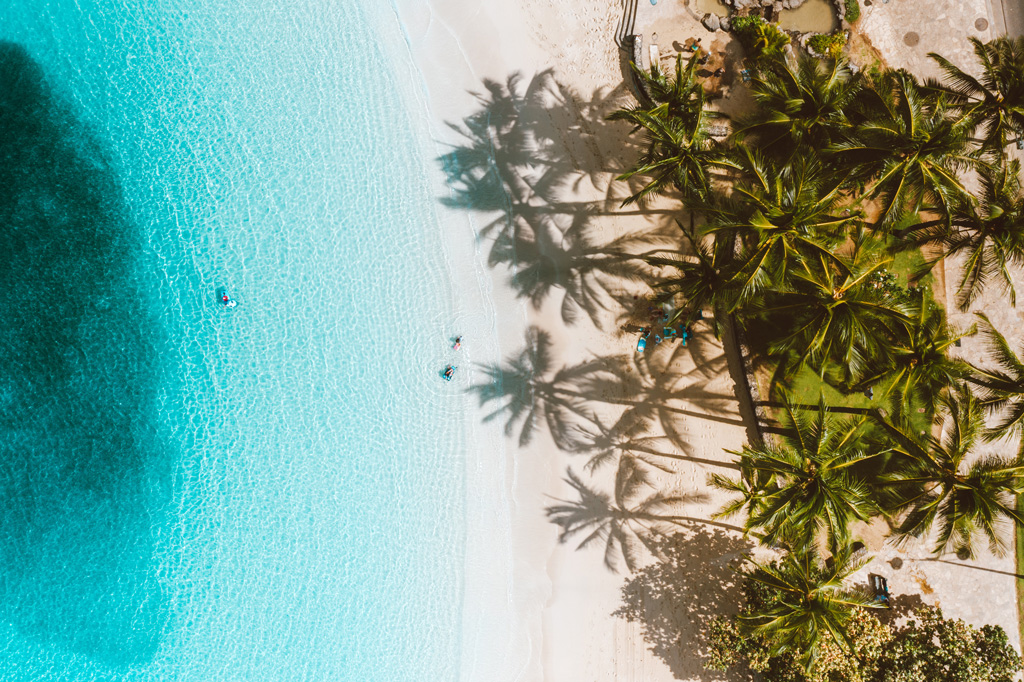
#> input picture assets/beach.jpg, 1024 x 682 px
$ python -i computervisionprograms.py   (imports and definitions only)
#> lines starting #> are read from the running program, lines starting #| are printed output that depends on the picture; after the words box and inside, x2 and y2 are one past the last pixel; in counts of white or black regions, pixels touching at a corner belong together
#> further down, picture is the input picture: shape (682, 1024, 3); mean B, G, R 142.7, 158.1, 125.8
import cv2


def camera(frame):
    return frame


def edge_detection(frame):
    return cv2.Canny(frame, 100, 300)


def cartoon(frame):
    gray = cv2.cvtColor(frame, cv2.COLOR_BGR2GRAY)
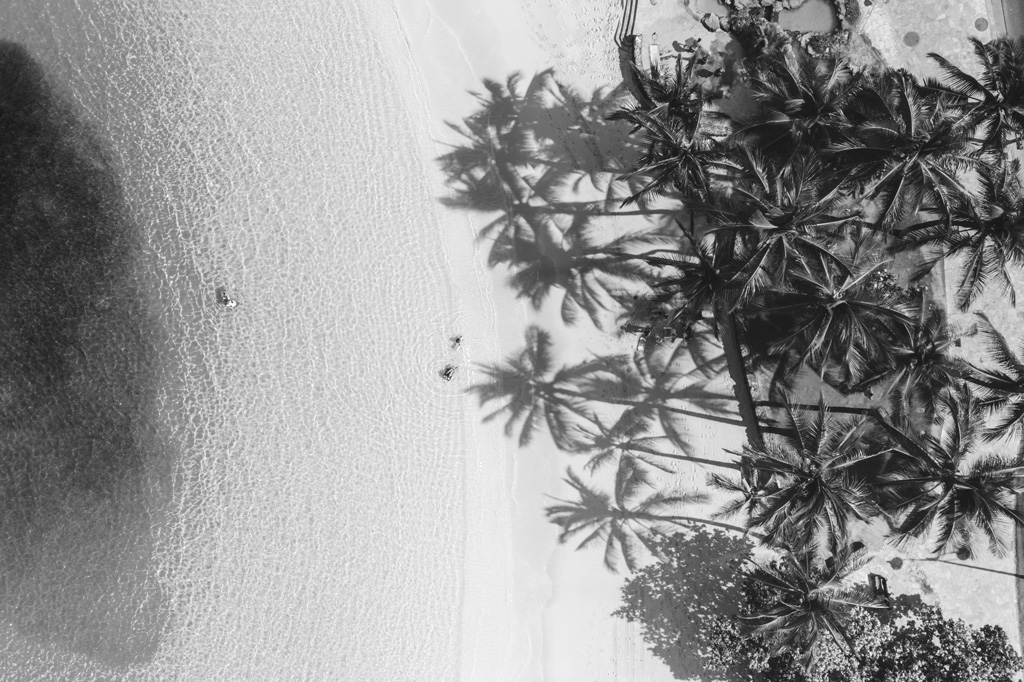
#> gray: shape (682, 1024); min 16, max 255, mean 146.7
    gray = cv2.medianBlur(gray, 5)

    edges = cv2.adaptiveThreshold(gray, 255, cv2.ADAPTIVE_THRESH_MEAN_C, cv2.THRESH_BINARY, 9, 9)
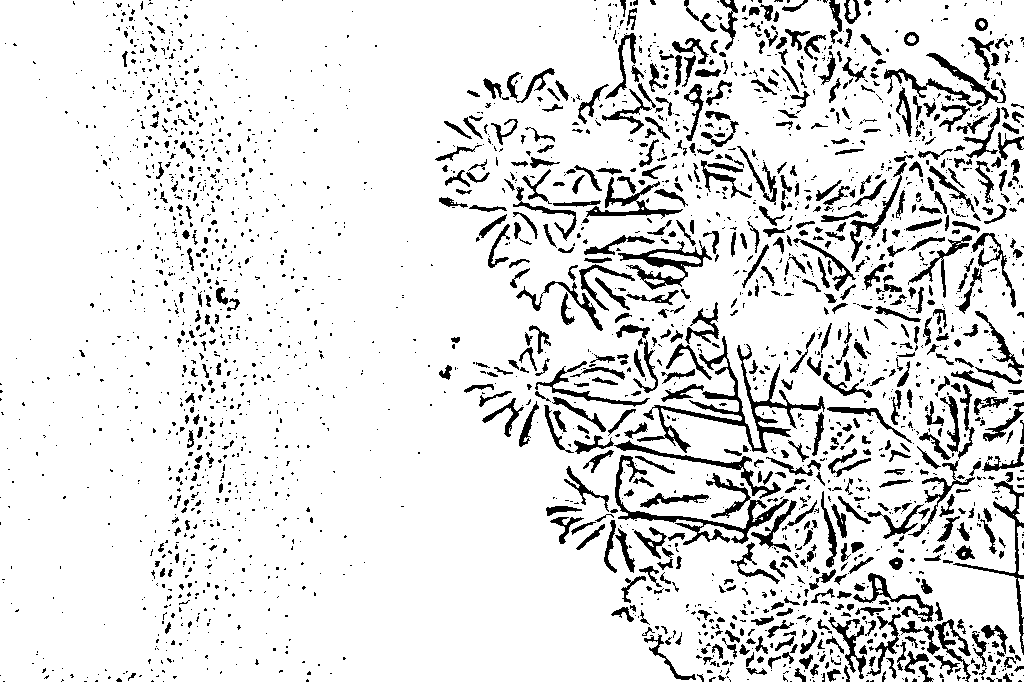
#> edges: shape (682, 1024); 88.2% white; 2604 black regions (1938 under 20 px), largest, box (x1, y1, x2, y2) and area: (637, 336, 825, 453) 3078, (615, 455, 789, 545) 2332, (618, 240, 712, 290) 1238
    color = cv2.bilateralFilter(frame, 9, 300, 300)
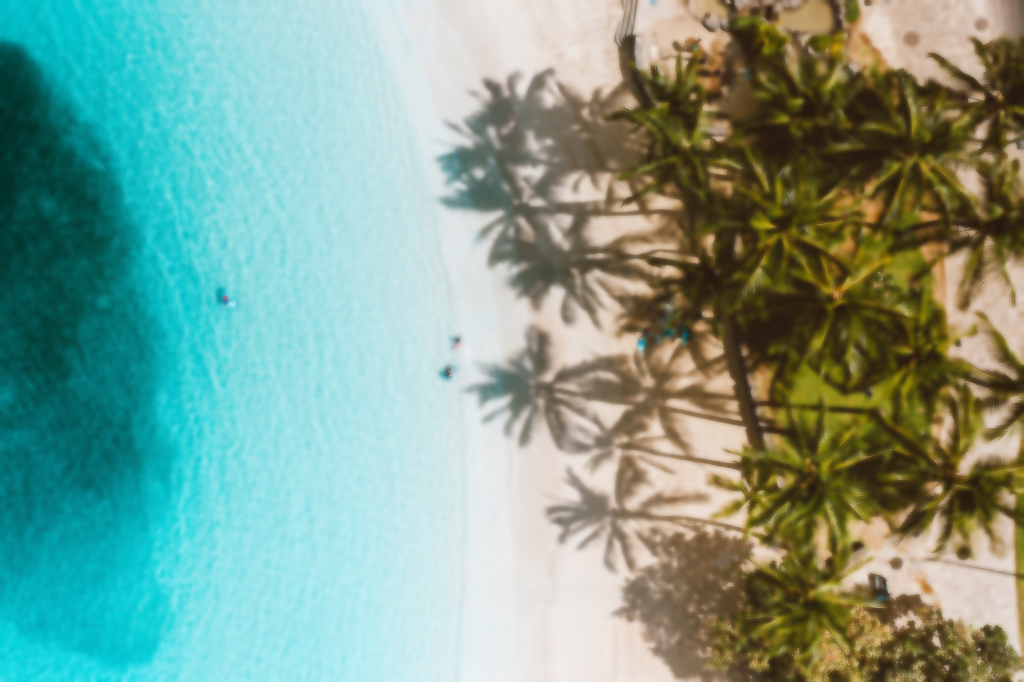
#> color: shape (682, 1024, 3); mean B, G, R 142.6, 158, 125.6

    cartoon = cv2.bitwise_and(color, color, mask=edges)
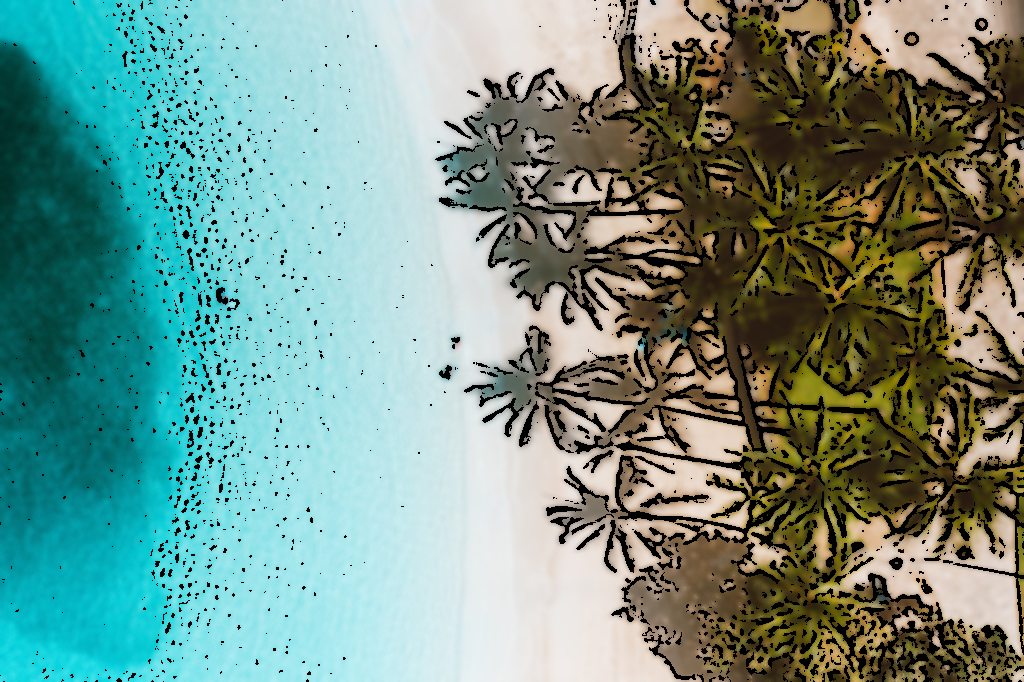
#> cartoon: shape (682, 1024, 3); mean B, G, R 134.3, 145.8, 113.1

    return cartoon

>>> import cv2
>>> picture = cv2.imread('../assets/beach.jpg')
>>> result = cartoon(picture)

$ run again, on assets/mountains.jpg
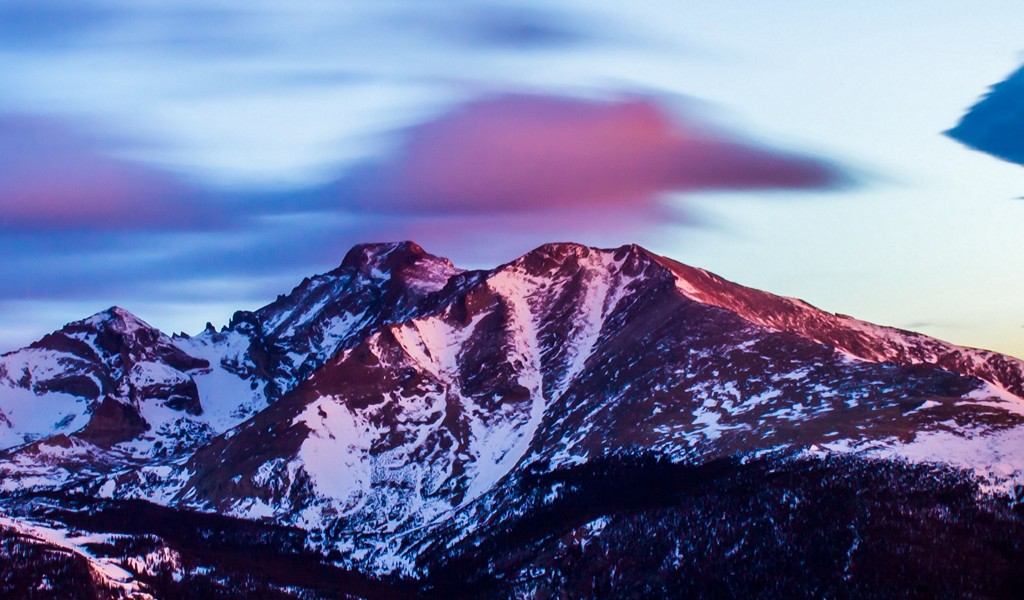
#> input picture assets/mountains.jpg, 1024 x 600 px
#> picture is the input picture: shape (600, 1024, 3); mean B, G, R 160, 117.6, 113.2
#> in cartoon, `edges = cv2.adaptiveThreshold(gray, 255, cv2.ADAPTIVE_THRESH_MEAN_C, c..`:
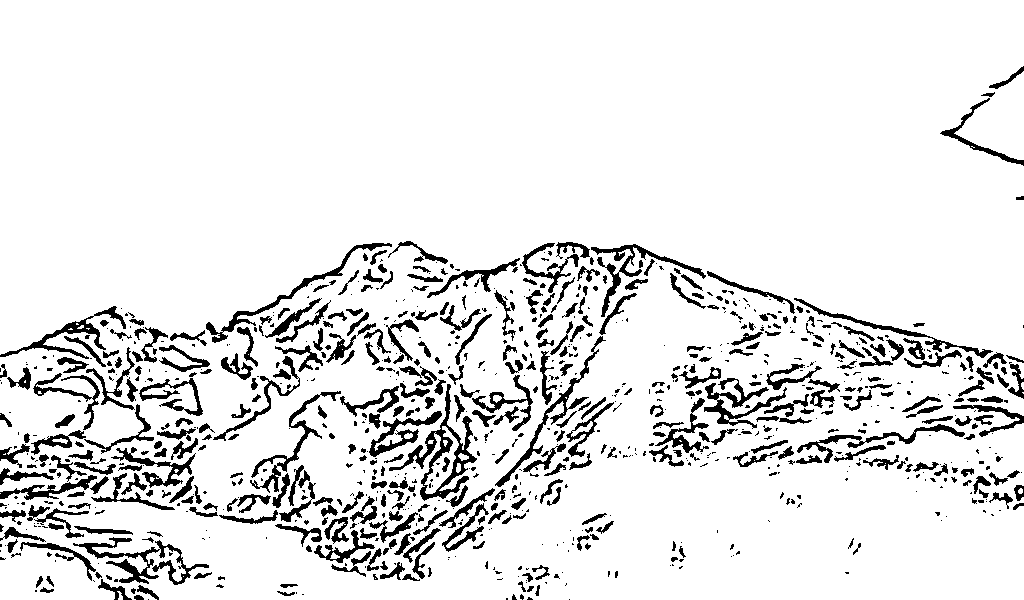
#> edges: shape (600, 1024); 90% white; 927 black regions (510 under 20 px), largest, box (x1, y1, x2, y2) and area: (389, 384, 477, 501) 1919, (73, 537, 209, 585) 1548, (591, 244, 706, 317) 1151
#> in cartoon, `cartoon = cv2.bitwise_and(color, color, mask=edges)`:
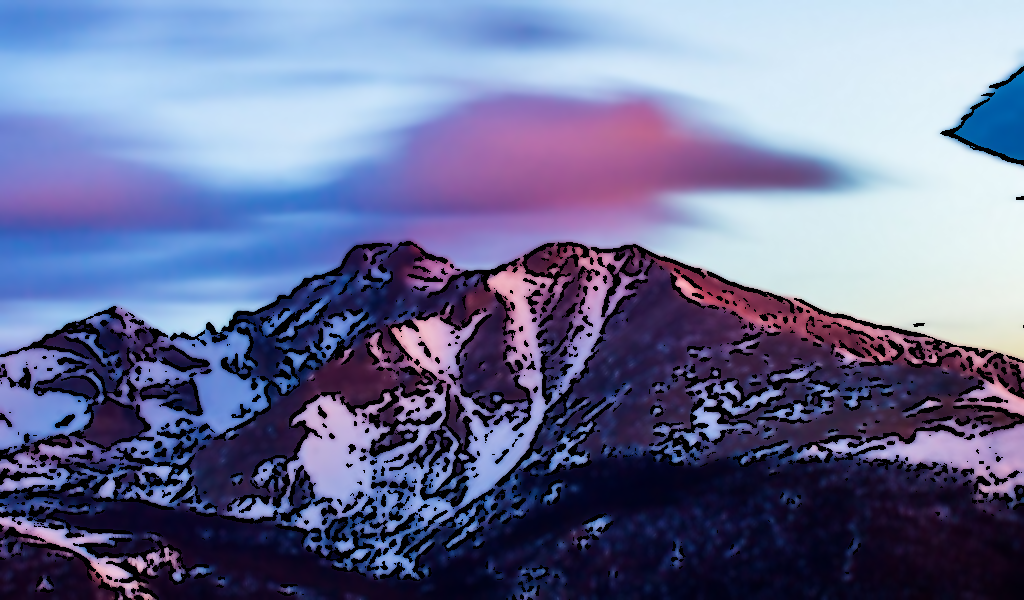
#> cartoon: shape (600, 1024, 3); mean B, G, R 149.1, 111.6, 106.3
